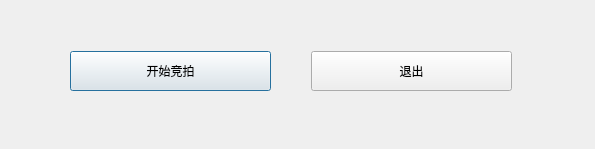
<?xml version="1.0" encoding="UTF-8"?>
<ui version="4.0">
 <class>Dialog</class>
 <widget class="QDialog" name="Dialog">
  <property name="geometry">
   <rect>
    <x>0</x>
    <y>0</y>
    <width>595</width>
    <height>149</height>
   </rect>
  </property>
  <property name="windowTitle">
   <string>Coal Assistant</string>
  </property>
  <widget class="QWidget" name="layoutWidget">
   <property name="geometry">
    <rect>
     <x>70</x>
     <y>50</y>
     <width>442</width>
     <height>42</height>
    </rect>
   </property>
   <layout class="QHBoxLayout" name="horizontalLayout">
    <property name="spacing">
     <number>40</number>
    </property>
    <item>
     <widget class="QPushButton" name="single_btn">
      <property name="minimumSize">
       <size>
        <width>120</width>
        <height>40</height>
       </size>
      </property>
      <property name="text">
       <string>开始竞拍</string>
      </property>
     </widget>
    </item>
    <item>
     <widget class="QPushButton" name="quit">
      <property name="minimumSize">
       <size>
        <width>120</width>
        <height>40</height>
       </size>
      </property>
      <property name="text">
       <string>退出</string>
      </property>
     </widget>
    </item>
   </layout>
  </widget>
 </widget>
 <resources/>
 <connections>
  <connection>
   <sender>quit</sender>
   <signal>clicked()</signal>
   <receiver>Dialog</receiver>
   <slot>close()</slot>
   <hints>
    <hint type="sourcelabel">
     <x>505</x>
     <y>192</y>
    </hint>
    <hint type="destinationlabel">
     <x>570</x>
     <y>215</y>
    </hint>
   </hints>
  </connection>
 </connections>
</ui>
